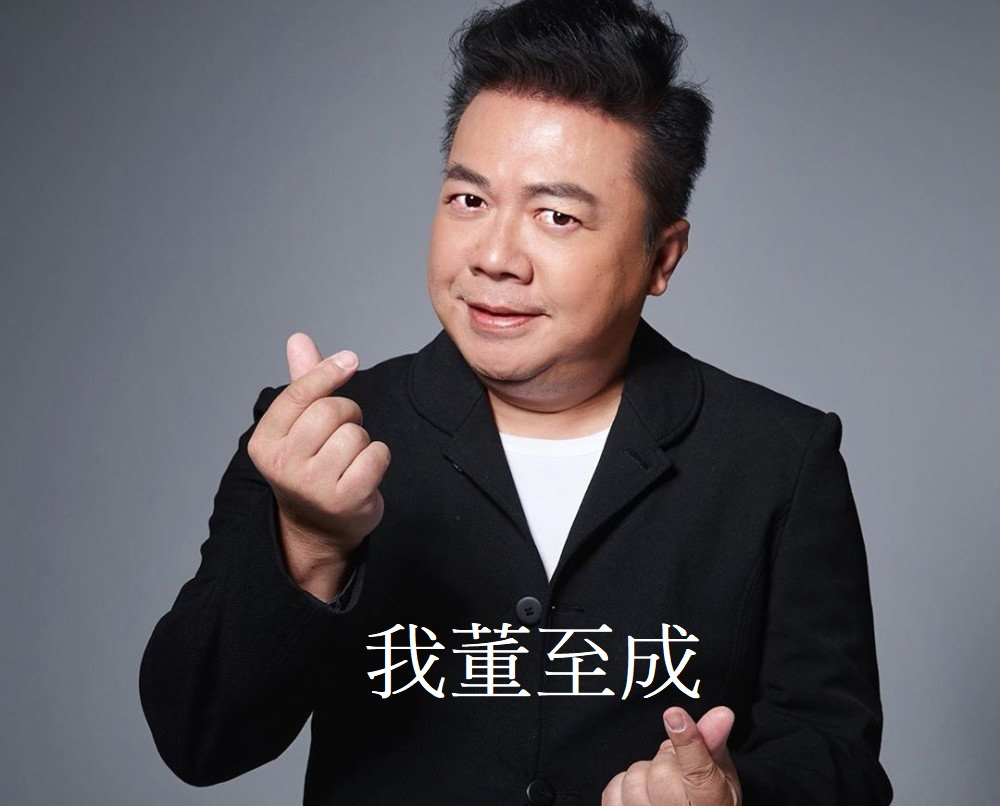
#> input picture openCV/000.jpeg, 1000 x 806 px, given in place of the camera
$ python openCV_Haar.py
#> lines starting #> are read from the running program, lines starting #| are printed output that depends on the picture; after the words box and inside, x2 and y2 are one past the last pixel; in counts of white or black regions, pixels touching at a corner belong together
# 匯入必要套件
import argparse
import ntpath
import os
import time

import cv2
import imutils
from imutils.video import WebcamVideoStream

# python face_detection/openCV_Haar.py -p eye

detectors = {
    "eye": os.path.sep.join([ntpath.dirname(cv2.__file__), 'data', 'haarcascade_eye.xml']),
    "face": os.path.sep.join([ntpath.dirname(cv2.__file__), 'data', 'haarcascade_frontalface_default.xml'])
}


# 定義人臉偵測函數方便重複使用
def detect(gray, part="face"):
    # 初始化Haar cascades函數
    detector = cv2.CascadeClassifier(detectors[part])
    # 根據選擇的模型偵測
    rects = detector.detectMultiScale(gray, scaleFactor=1.05, minNeighbors=5, minSize=(15, 15),
                                      flags=cv2.CASCADE_SCALE_IMAGE)
    return rects


def main():
    # 初始化arguments
    ap = argparse.ArgumentParser()
    ap.add_argument("-p", "--part", type=str, choices=["eye", "face"], default="face", help="detect which part of face")
    args = vars(ap.parse_args())

    # 啟動WebCam
    vs = WebcamVideoStream().start()
    time.sleep(2.0)
    start = time.time()
    fps = vs.stream.get(cv2.CAP_PROP_FPS)
    print("Frames per second using cv2.CAP_PROP_FPS : {0}".format(fps))

    while True:
        # 取得當前的frame，變更比例為寬300，並且轉成灰階圖片
        frame = vs.read()
#> frame is the input picture: shape (806, 1000, 3); mean B, G, R 97.3, 91.6, 94.6
        img = frame.copy()#讀取WebCam的影像
        img = imutils.resize(img, width=300)
        gray = cv2.cvtColor(img, cv2.COLOR_BGR2GRAY)#把圖變灰階圖片
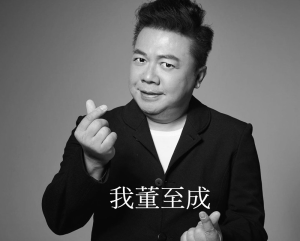
#> gray: shape (241, 300); min 4, max 254, mean 93.1

        # 呼叫偵測函數，取得結果
        rects = detect(gray, args["part"])
#> in detect, `rects = detector.detectMultiScale(gray, scaleFactor=1.05, minNeighbors..`: rects = [[118, 31, 78, 78]]
#> rects = [[118, 31, 78, 78]]

        # 繪出偵測結果 (記得將偵測的座標轉回原本的frame大小)
        ratio = frame.shape[1] / img.shape[1]
#> ratio = 3.33
        for rect in rects:
            rect = rect * ratio
            (x, y, w, h) = rect.astype("int")
            cv2.rectangle(frame, (x, y), (x + w, y + h), (0, 255, 0), 2)
#> this loop made 1 pass
#> (rect, x, y, w, h) on pass 1: ([393.3, 103.3, 260, 260], 393, 103, 260, 260)
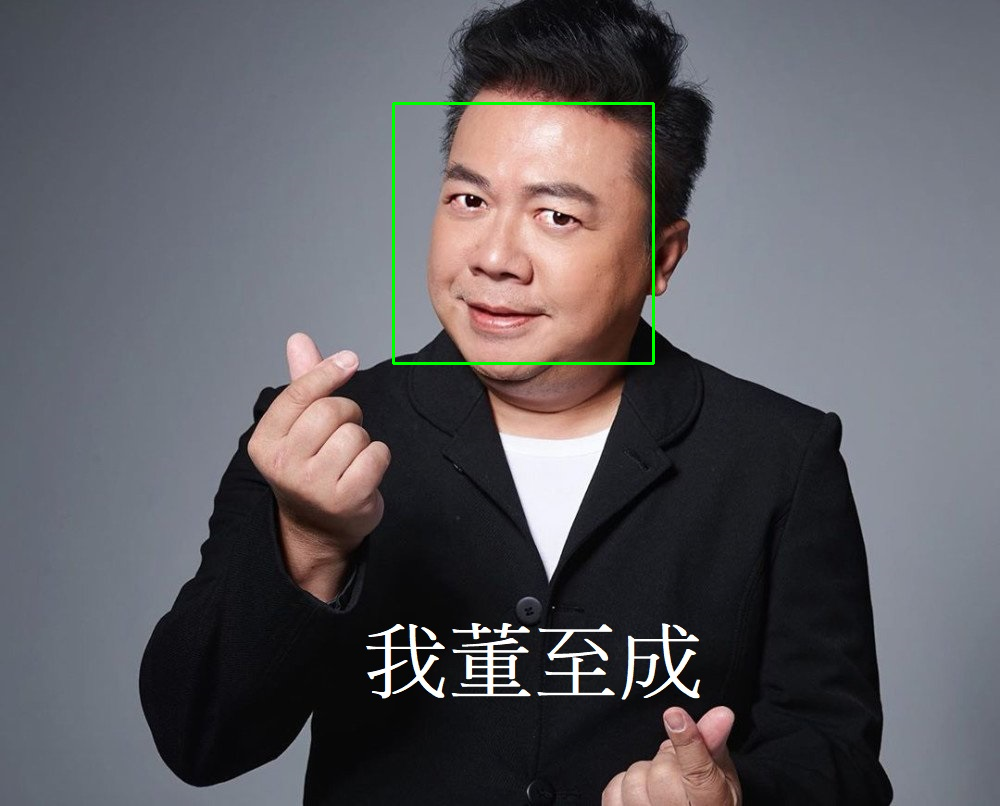
#> frame: shape (806, 1000, 3); 0.39% of pixels changed, all inside (x1, y1, x2, y2) = (392, 102, 655, 365)

        # 標示FPS
        end = time.time()
        text = f"FPS: {str(int(1 / (end - start)))}"
        cv2.putText(frame, text, (10, 30), cv2.FONT_HERSHEY_SIMPLEX, 0.7, (0, 0, 255), 2)
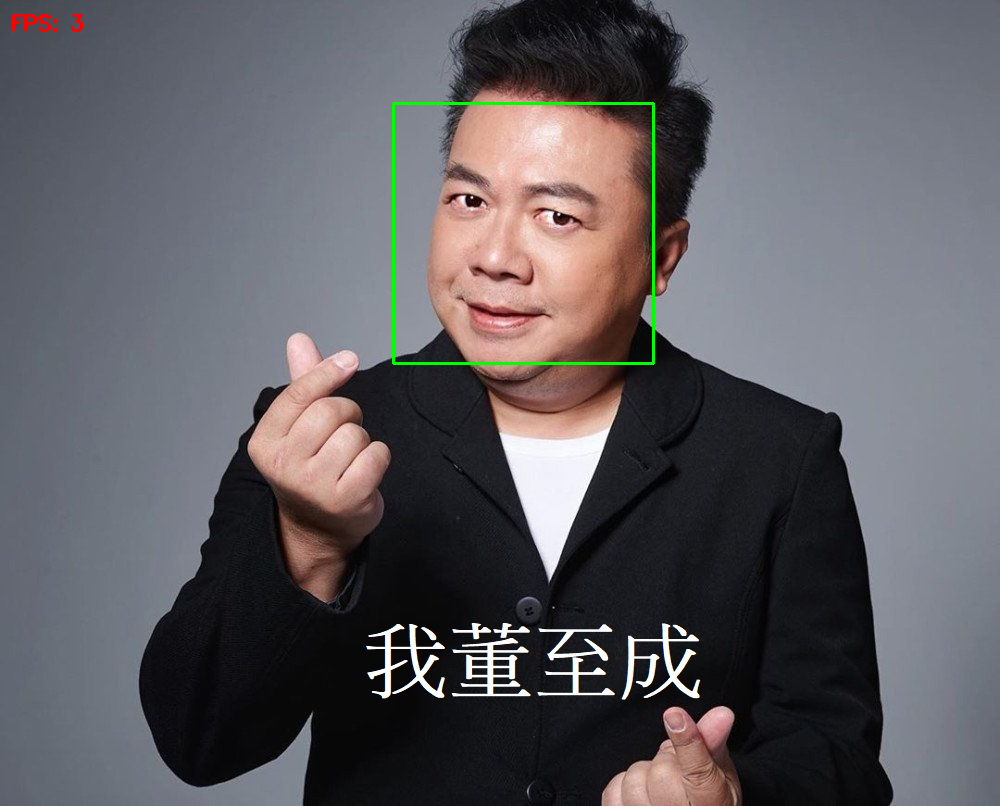
#> frame: shape (806, 1000, 3); 0.06% of pixels changed, all inside (x1, y1, x2, y2) = (12, 14, 83, 32)
        start = end

        # 顯示影像
        cv2.imshow("Frame", frame)

        # 判斷是否案下"q"；跳離迴圈
        key = cv2.waitKey(1) & 0xff
#> (key q is pressed here)
        if key == ord('q'):
            break

    #  清除畫面與結束WebCam
    cv2.destroyAllWindows()
    vs.stop()


if __name__ == '__main__':
    main()

$ run again, on openCV/Cat03.jpg
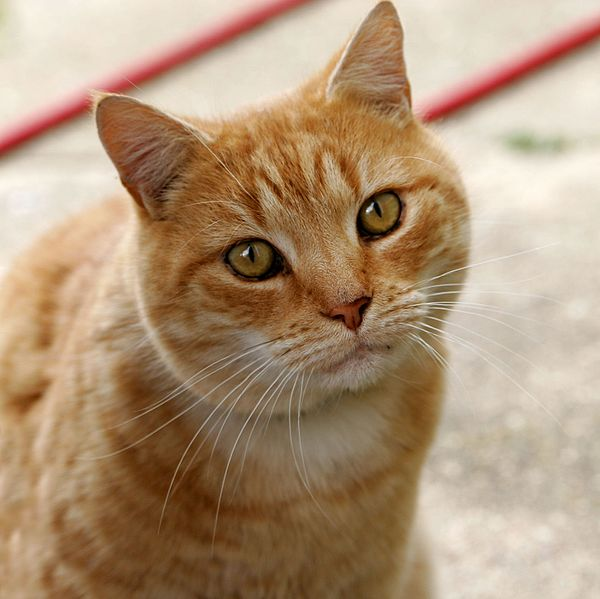
#> input picture openCV/Cat03.jpg, 600 x 599 px, given in place of the camera
#> in main, frame is the input picture: shape (599, 600, 3); mean B, G, R 120.7, 148.8, 175.9
#> in main, `gray = cv2.cvtColor(img, cv2.COLOR_BGR2GRAY)#把圖變灰階圖片`:
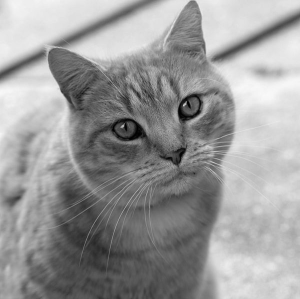
#> gray: shape (299, 300); min 1, max 249, mean 153.7
#> in detect, `rects = detector.detectMultiScale(gray, scaleFactor=1.05, minNeighbors..`: rects = ()
#> in main, `cv2.putText(frame, text, (10, 30), cv2.FONT_HERSHEY_SIMPLEX, 0.7, (0, ..`:
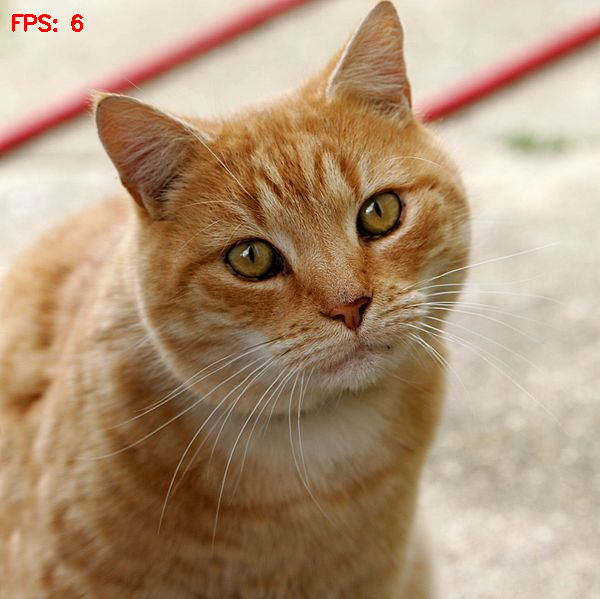
#> frame: shape (599, 600, 3); 0.14% of pixels changed, all inside (x1, y1, x2, y2) = (12, 14, 83, 32)
